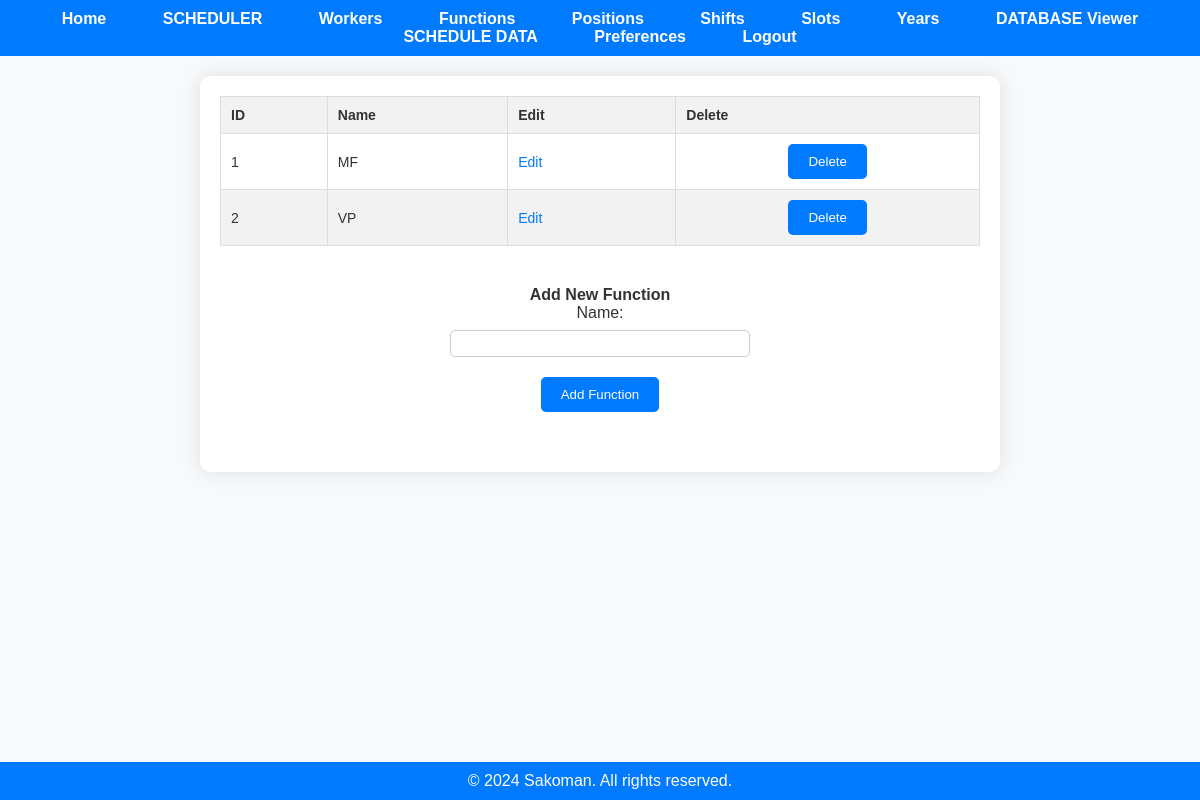
Screenshot of /functions (signed in) with the database file from the repository.
### app.py (models this page shows)
class Function(db.Model):
    function_id = db.Column(db.Integer, primary_key=True)
    user_id = db.Column(db.Integer, nullable=False)
    name = db.Column(db.String(50), nullable=False)
    workers = db.relationship('Worker', back_populates='function')

### app.py (the view)
@app.route('/functions')
@employer_required
def display_functions():
    if 'user_id' not in session:
        flash('You must be logged in to view this page.', 'error')
        return redirect(url_for('login'))
    user_id = session['user_id']
    functions = fetch_all(user_id, 'Function')
    return render_template('functions.html', functions=functions)

### app.py (called while the page is built)
@login_manager.user_loader
def load_user(user_id):
    return User.query.get(int(user_id))

def employer_required(func):
    @wraps(func)
    def decorated_function(*args, **kwargs):
        if not current_user.is_authenticated:
            flash('You must be logged in to view this page.', 'error')
            return redirect(url_for('login'))
        if current_user.role != 'employer':
            flash('You do not have permission to view this page.', 'error')
            return redirect('/')
        return func(*args, **kwargs)
    return decorated_function

def fetch_all(user_id, table_name):
    if table_name not in ['Worker', 'Function', 'Position', 'Shift', 'Slot', 'Year_Days', 'Schedule']:
        return None
    table_class = globals()[table_name]
    items = table_class.query.filter_by(user_id=user_id).all()
    return items

### templates/functions.html (shortened to what this page needs)
<!DOCTYPE html>
<html lang="en">
<head>
    <link rel="stylesheet" href="{{ url_for('static', filename='styles.css') }}">
</head>
<body>
    {% include 'navbar.html' %}
    <div class="container">
        <div class="existing-items-section">
            {% if functions %}
                <table class="data-table">
                    <thead>
                        <tr>
                            <th>ID</th>
                            <th>Name</th>
                            <th>Edit</th>
                            <th>Delete</th>
                        </tr>
                    </thead>
                    <tbody>
                        {% for function in functions %}
                            <tr>
                                <td>{{ function.function_id }}</td>
                                <td>{{ function.name }}</td>
                                <td>
                                    <a href="/edit/Function/{{ function.function_id }}" class="action-link">Edit</a>
                                </td>
                                <td>
                                    <form action="/delete/Function/{{ function.function_id }}" method="post">
                                        <button type="submit" class="delete-button">Delete</button>
                                    </form>
                                </td>
                            </tr>
                        {% endfor %}
                    </tbody>
                </table>
            {% else %}
                <p>No functions available.</p>
            {% endif %}
        </div>
        <div class="add-item-section">
            <h2>Add New Function</h2>
            <form action="/add/Function" method="post" class="add-form">
                <label for="name">Name:</label>
                <input type="text" id="name" name="name">
                <button type="submit" class="add-button">Add Function</button>
            </form>
        </div>
    </div>
    <div class="footer">
        &copy; 2024 Sakoman. All rights reserved.
    </div>
</body>
</html>

### static/styles.css (style rules this page uses)
* { margin: 0; padding: 0; box-sizing: border-box; }
body { font-family: Arial, sans-serif; background-color: #f8f9fa; color: #333; }
.container { margin: 20px auto; padding: 20px; background-color: #fff; border-radius: 10px; box-shadow: 0 0 20px rgba(0, 0, 0, 0.1); max-width: 800px; }
.container h1, .container h2, .container p { font-size: 16px; text-align: center; }
.container form { display: flex; flex-direction: column; align-items: center; }
.container label { margin-bottom: 8px; }
.container input, .container select { width: 300px; padding: 5px; margin-bottom: 20px; border-radius: 5px; border: 1px solid #ccc; }
.container button, input[type="submit"] { padding: 10px 20px; background-color: #007bff; color: #fff; border: none; border-radius: 5px; cursor: pointer; transition: background-color 0.3s ease, box-shadow 0.3s ease; }
.footer { background-color: #007bff; color: #fff; text-align: center; padding: 10px 0; position: fixed; bottom: 0; left: 0; width: 100%; }
.action-link { color: #007bff; text-decoration: none; margin-right: 10px; transition: color 0.3s ease; }
.add-item-section, .existing-items-section { margin-bottom: 40px; }
table { width: 100%; border-collapse: collapse; margin-bottom: 20px; }
th, td { font-size: 14px; border: 1px solid #ddd; padding: 10px; text-align: left; }
th { background-color: #f2f2f2; }
tr:nth-child(even) { background-color: #f2f2f2; }

### rows the page displays
Function: function_id "1", name "MF"
Function: function_id "2", name "VP"
